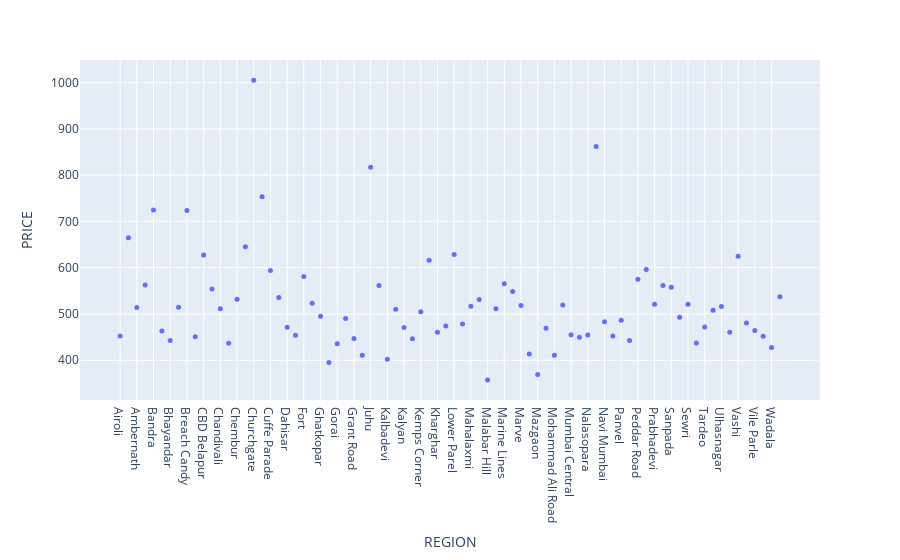

The cell this chart's notebook holds for it:
### Code cell
fig = px.scatter(region_price_df, x="REGION", y="PRICE").update_traces(marker_size=5)
fig.show()

### Figure 1 — Plotly figure (JSON) as saved in the notebook; plotly's stock layout.template omitted (floating-point values rounded to 4 significant figures)
{"data": [{"hovertemplate": "REGION=%{x}<br>PRICE=%{y}<extra></extra>", "legendgroup": "", "marker": {"color": "#636efa", "size": 5, "symbol": "circle"}, "mode": "markers", "name": "", "orientation": "v", "showlegend": false, "type": "scatter", "x": ["Airoli", "Alibaug", "Ambernath", "Andheri", "Bandra", "Bhandup", "Bhayandar", "Borivali", "Breach Candy", "Byculla", "CBD Belapur", "Chakala", "Chandivali", "Charni Road", "Chembur", "Chowpatty", "Churchgate", "Colaba", "Cuffe Parade", "Dadar", "Dahisar", "Dombivali", "Fort", "Ghansoli", "Ghatkopar", "Girgaum", "Gorai", "Goregaon", "Grant Road", "Jogeshwari", "Juhu", "Kalamboli", "Kalbadevi", "Kalwa", "Kalyan", "Kandivali", "Kemps Corner", "Khar", "Kharghar", "Kurla", "Lower Parel", "Mahakali", "Mahalaxmi", "Mahim", "Malabar Hill", "Malad", "Marine Lines", "Marol", "Marve", "Matunga", "Mazgaon", "Mira Road", "Mohammad Ali Road", "Mulund", "Mumbai Central", "Mumbra", "Nalasopara", "Nariman Point", "Navi Mumbai", "Nerul", "Panvel", "Parel", "Peddar Road", "Powai", "Prabhadevi", "Sakinaka", "Sanpada", "Santacruz", "Sewri", "Sion", "Tardeo", "Thane", "Ulhasnagar", "Vasai", "Vashi", "Vikhroli", "Vile Parle", "Virar", "Wadala", "Worli"], "xaxis": "x", "y": [452.3, 665, 514, 562.5, 724.9, 463.0, 442.8, 514.9, 723.5, 450.6, 627.2, 554.1, 511.2, 436.8, 531.9, 645.5, 1005.0, 753.4, 593.8, 535.5, 471.6, 454.4, 581.2, 523.2, 494.9, 395.1, 435.7, 490.3, 447.1, 410.8, 817.0, 561.4, 402.4, 510.3, 471.0, 446.6, 505, 616.1, 460.3, 474.2, 628.3, 478.2, 516.7, 531.5, 357.7, 511.4, 565.2, 548.9, 518.2, 413.4, 369.5, 469.2, 411.0, 519.3, 455, 450, 454.4, 861.8, 483.0, 452.3, 486.5, 442.9, 575, 596.2, 521.1, 561.5, 557.7, 492.9, 520.8, 437.6, 472, 508.3, 516.4, 460.4, 625, 480.4, 464.5, 452.0, 427.5, 537.0], "yaxis": "y"}], "layout": {"autosize": true, "legend": {"tracegroupgap": 0}, "margin": {"t": 60}, "xaxis": {"anchor": "y", "autorange": true, "domain": [0, 1], "range": [-4.815, 83.82], "title": {"text": "REGION"}, "type": "category"}, "yaxis": {"anchor": "x", "autorange": true, "domain": [0, 1], "range": [301.9, 1061.0], "title": {"text": "PRICE"}, "type": "linear"}}}
